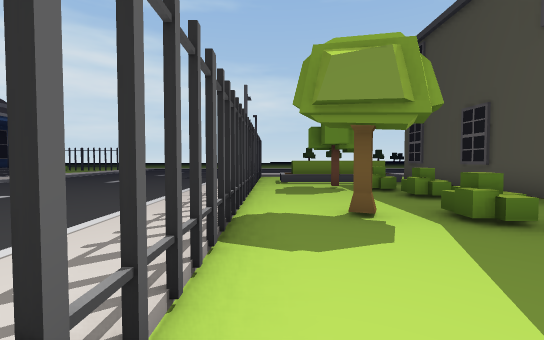
[1] (above)

24 first-person views from a walk through a 3-D level made in the Unity game engine. The camera is 1.5 m above the floor, tilts 2° down and sees 90° across. The floor is counted in squares, 2 m on a side. Each view is taken from the middle of a square. On the plan, view 1 faces up. The plan holds only what a view shows up to about 10 squares ahead; the rest is blank. The place goes on beyond the plan.

[2]
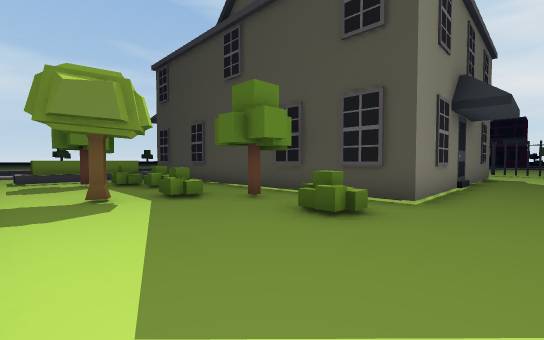

[3]
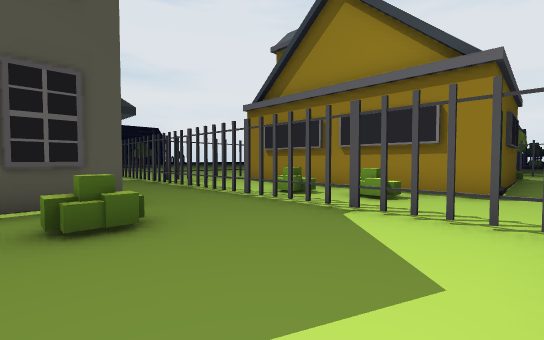

[4]
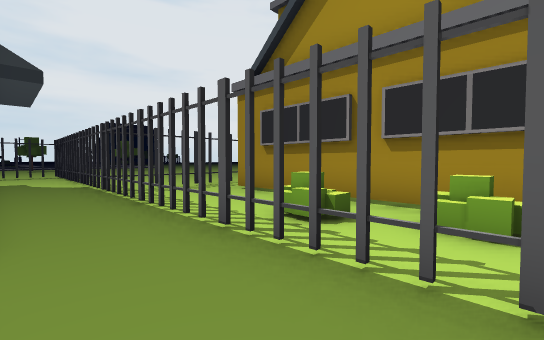

[5]
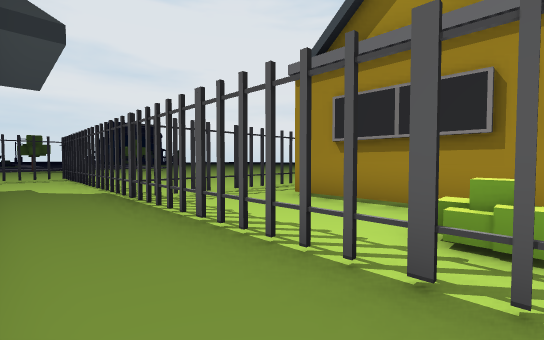

[6]
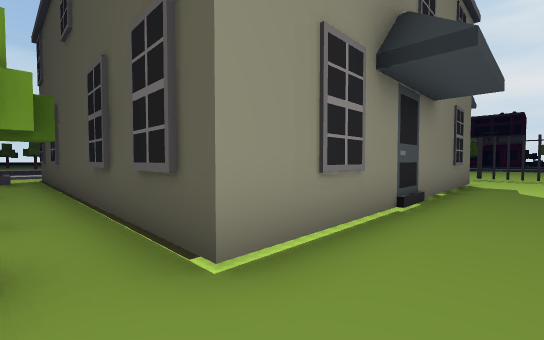

[7]
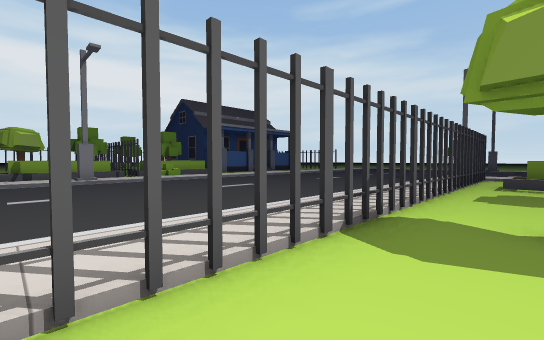

[8]
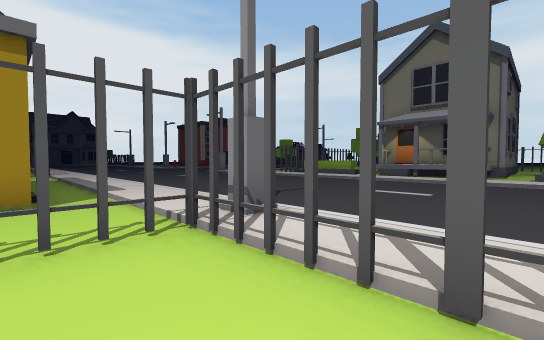

[9]
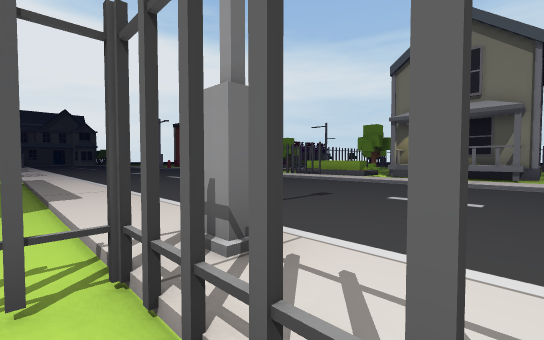

[10]
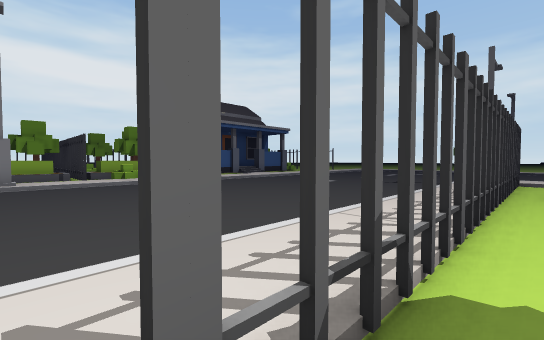

[11]
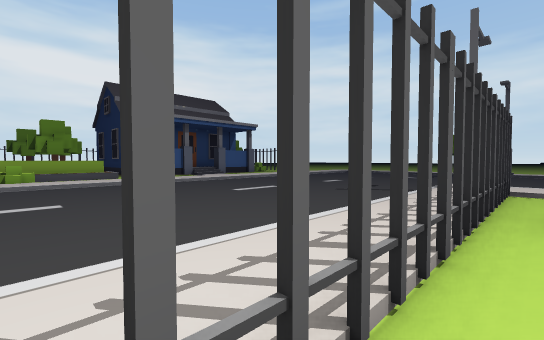

[12]
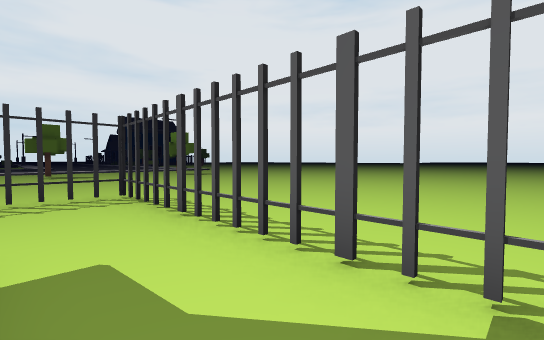

[13]
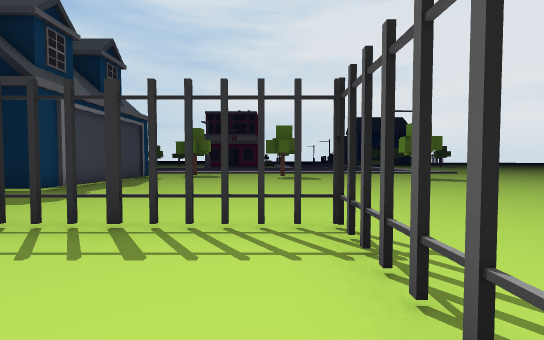

[14]
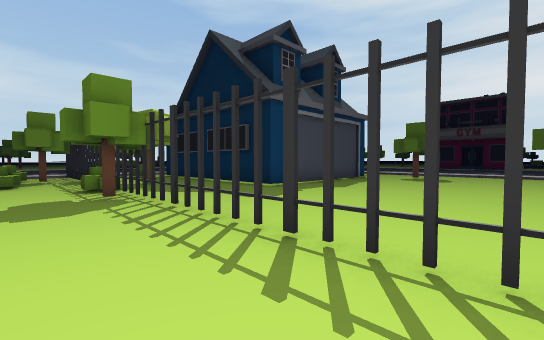

[15]
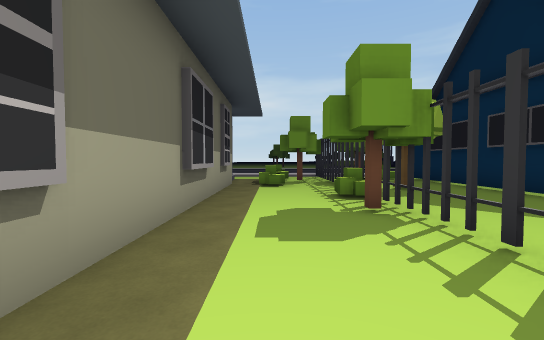

[16]
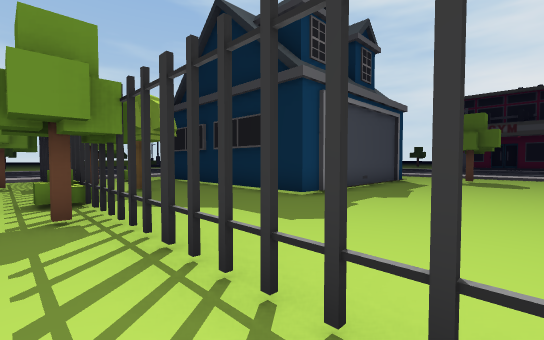

[17]
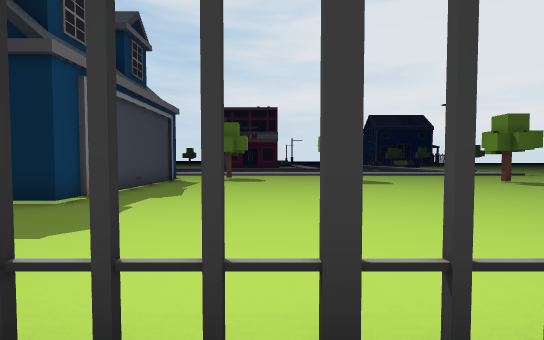

[18]
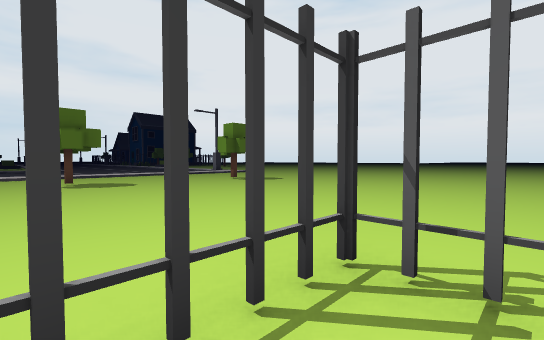

[19]
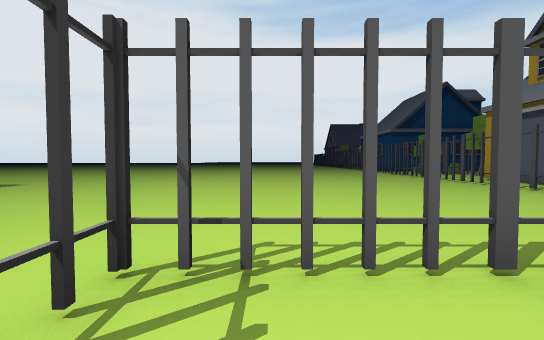

[20]
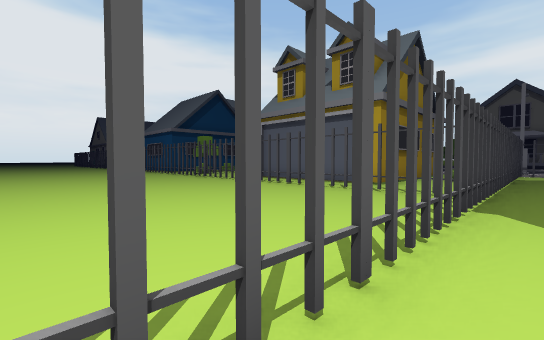

[21]
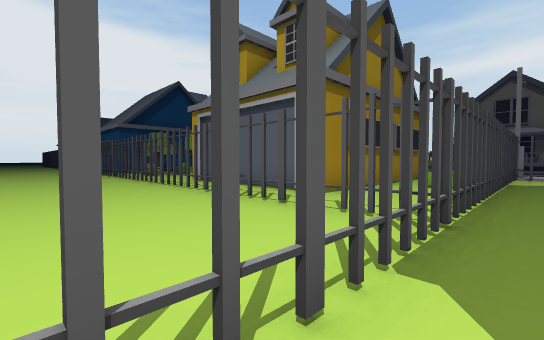

[22]
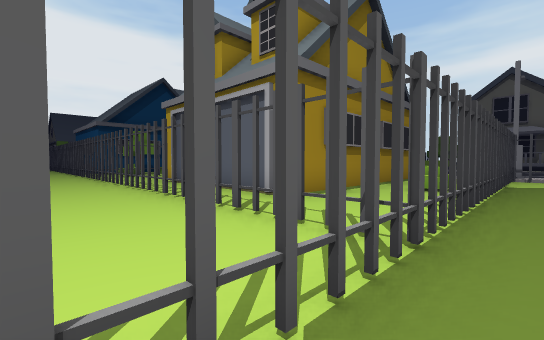

[23]
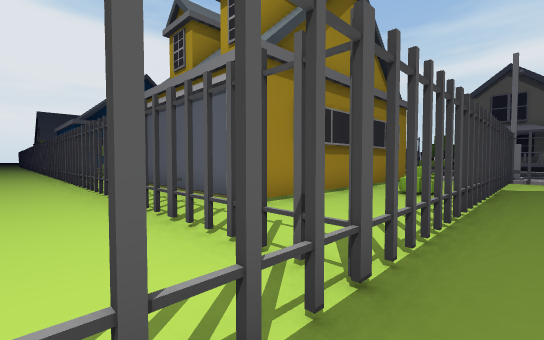

[24]
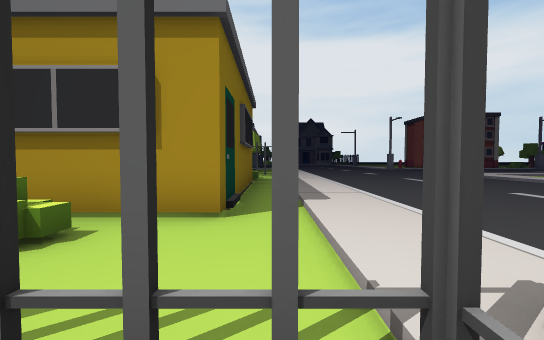

### Floor plan
Key: @ floor where view 1 was taken; # wall or solid block; x gap in a wall; . main floor; : floor 0.25 m higher than the main floor; / step, stairs or slope; ^ raised ledge; T tree; B bush; H thing the floor can be seen under or through; O other object.
Columns run from 13 left of view 1 to 27 right of it. Each row starts with its distance up from view 1.
  9     /....../#.OOOO#        ...xO..#
  8  O :/....../#..T..#       #.B.#...#
  7 TO :/....../#..BB.#       #...#T..#
  6  O :/......//...B.#       #...B...#
  5  OB:/....../#.....#       ##..x...#
  4  ##:/....../#.T.B.#       ##..T...######
  3  O :/....../#...B.#       #...H..........
  2  O #/....../#....T#       #...H.........T
  1  O :/......//.....#       #...H..........
  0  O :/....../#@..BB#########...H..........
 -1    :/....../#.................x..........
 -2 ^  :/....../#.................#........T.
 -3 ^  :/....../#x######x####x####...........
 -4     /....../:..BBBB...#..................
 -5     /....../:..BB   . #.................
 -6     /....../:.#########.................
 -7      ....../:.#      ##................
 -8        ..../:.#      ##...............T.
 -9       ...../:.#      ##.................
-10      ....../:.#      ##................
-11     /.. .../:.#      ##................
-12     /.  .../:.O      .#..........
-13            /:.        #.........
-14                       #........
-15                        .... ..

Positions as (right, up) in squares from view 1, and headings:
1: (0, 0), facing up
2: (0, -2), facing up-right
3: (0, 1), facing down-right
4: (2, -1), facing down-right
5: (4, -1), facing down-right
6: (4, -2), facing up-right
7: (1, 0), facing up-left
8: (1, 0), facing down-left
9: (0, -1), facing down-left
10: (0, 2), facing up-left
11: (0, 5), facing up-left
12: (11, -1), facing down-right
13: (14, -2), facing right
14: (15, -2), facing up-right
15: (15, 0), facing up
16: (16, 0), facing up-right
17: (16, 0), facing right
18: (16, -1), facing down-right
19: (16, -1), facing down
20: (16, -2), facing down-left
21: (13, -2), facing down-left
22: (12, -2), facing down-left
23: (11, -2), facing down-left
24: (0, -2), facing down
